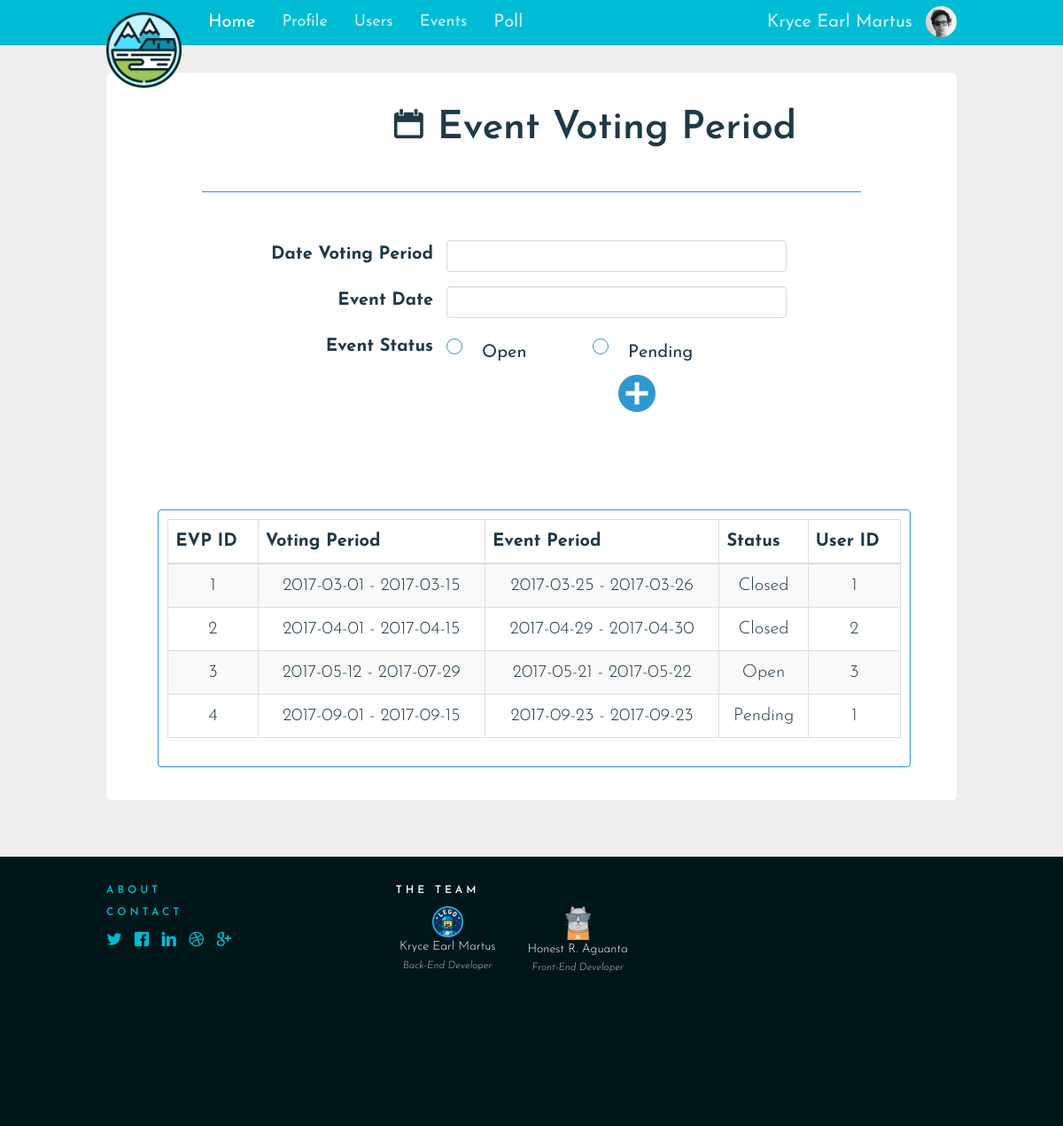
The page /eventVotingPeriod.php (signed in) on the database as committed earlier.
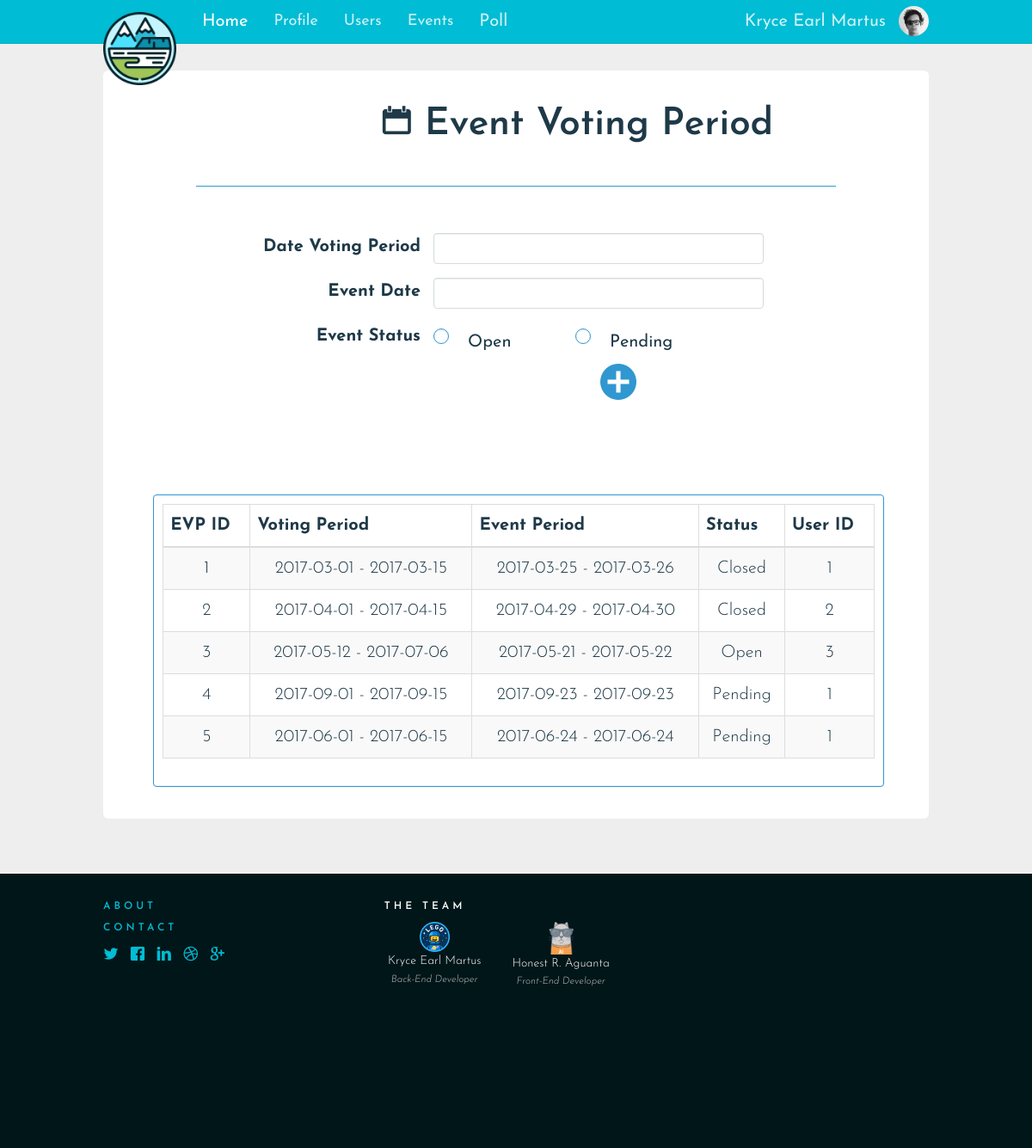
The same page on the database as committed later.
### tables this page shows
CREATE TABLE `users` (
  `id` int(10) NOT NULL AUTO_INCREMENT COMMENT 'User ID',
  `user_type_id` int(10) DEFAULT NULL,
  `status_id` int(10) DEFAULT NULL,
  `first_name` varchar(255) DEFAULT NULL,
  `username` varchar(255) DEFAULT NULL,
  `password` varchar(255) DEFAULT NULL,
  `last_name` varchar(255) DEFAULT NULL,
  `middle_name` varchar(255) DEFAULT NULL,
  `profile_picture` text,
  PRIMARY KEY (`id`),
  KEY `user_type_id` (`user_type_id`),
  KEY `status_id` (`status_id`),
  CONSTRAINT `users_ibfk_1` FOREIGN KEY (`user_type_id`) REFERENCES `user_type` (`user_type_id`),
  CONSTRAINT `users_ibfk_2` FOREIGN KEY (`status_id`) REFERENCES `user_status` (`status_id`)
);

CREATE TABLE `event_voting_period` (
  `evp_id` int(10) NOT NULL AUTO_INCREMENT,
  `user_id` int(10) DEFAULT NULL,
  `event_status_id` int(10) DEFAULT NULL,
  `start_date` date DEFAULT NULL,
  `end_date` date DEFAULT NULL,
  `start_event_date` date DEFAULT NULL,
  `end_event_date` date DEFAULT NULL,
  PRIMARY KEY (`evp_id`),
  KEY `user_id` (`user_id`),
  KEY `event_status_id` (`event_status_id`),
  CONSTRAINT `event_voting_period_ibfk_1` FOREIGN KEY (`user_id`) REFERENCES `users` (`id`),
  CONSTRAINT `event_voting_period_ibfk_2` FOREIGN KEY (`event_status_id`) REFERENCES `event_status` (`event_status_id`)
);

CREATE TABLE `event_status` (
  `event_status_id` int(10) NOT NULL AUTO_INCREMENT,
  `description` varchar(255) DEFAULT NULL,
  PRIMARY KEY (`event_status_id`)
);

### eventVotingPeriod.php (called while the page is built, shortened)
<?php
include('session.php');
include('views/menubar/evp.php')
?>

### session.php (called while the page is built, shortened)
 <?php
if(!empty($_SESSION['user_id']))
{
$user_type=$_SESSION['user_type_id'];
include('class/userClass.php');
}
?>

### class/userClass.php (called while the page is built, shortened)
<?php
class userClass
{
  public function getUser($id)
  {
   try {
    $db = getDB();
    $st = $db->prepare("SELECT * FROM users WHERE id=:id");
    $st->bindParam("id", $id,PDO::PARAM_STR);
    $st->execute();
    $count=$st->rowCount();
    if($count)
    {
      $data = $st->fetch();
      return $data;
    }
    else
      return false;
  } catch (PDOException $e) {
  }
}
}
?>

### class/eventPeriodClass.php (called while the page is built, shortened)
<?php
class eventPeriodClass
{
	public function getAllEventPeriod()
	{
		try {
			$db = getDB();
			$st = $db->prepare("SELECT evp_id, user_id, event_status.`event_status_id`, start_date, end_date, start_event_date, end_event_date, description
				FROM event_voting_period, event_status
				WHERE event_voting_period.`event_status_id` = event_status.`event_status_id`");
			$st->execute();
			$data=$st->fetchAll();
		} catch (PDOException $e) {
		}
		return $data;
	}
}
?>

### views/menubar/evp.php (the view, shortened to what this page needs)
<?php
require_once 'views/layouts/header.php';
require_once 'views/layouts/nav.php';
include('class/eventPeriodClass.php');
$EVPClass = new eventPeriodClass();
$EVPs = $EVPClass->getAllEventPeriod();
?>
<div class="container">
	<br>
	<form method="post" class="form-horizontal" role="form">
		<h2 style="font-size: 44px;"><span class="icon icon-calendar"></span> Event Voting Period</h2>
		<hr width="85%" style="border-color:#3097d1;">
		<br>
		<div class="form-group">
			<label class="col-md-3" style="display: inline-flex; justify-content: flex-end;">Date Voting Period</label>
			<div class="col-md-3" style="padding: 0;">
				<input type="text" name="datefilter" class="form-control" style="padding: 0; text-align: center;" />
			</div>
	</div>
	<div class="form-group">
		<label class="col-md-3" style="display: inline-flex; justify-content: flex-end;">Event Date</label>
		<div class="col-md-3" style="padding: 0;">
			<input type="text" name="eventDate" class="form-control" style="padding: 0; text-align: center;" />
		</div>
	</div>
	<div class="form-group">
		<label class="col-md-3" style="display: inline-flex; justify-content: flex-end;">Event Status</label>
		<div class="row">
			<div class="radio custom-control custom-radio col-md-2">
				<label>
					<span class="custom-control-indicator" style="border-color:#3097d1;"></span>Open
				</label>
			</div>
			<div class="radio custom-control custom-radio col-md-2">
				<label>
					<span class="custom-control-indicator" style="border-color:#3097d1;"></span>
					Pending
				</label>
			</div>
			<button type="submit" name="registerEVP" class="btn btn-info icon icon-circle-with-plus "
			style="float: right; padding: 0; margin-right: 350px;  font-size: 50px; background-color: white;
			color:#3097d1; border-color: white;">
		</button>
		</div>
	</div>
	<br>
	<br>
	<div class="row">
		<div class="col-sm-11 col-sm-offset-1" style="margin-left: 4.5%;>
			<div class="imaginary_container">
				<div class="panel panel-primary">
					<div class="panel-body" style="padding: 0.5em;">
						<table id="votingPeriod" class="table table-striped table-bordered dt-responsive nowrap" cellspacing="0" width="100%">
							<thead>
								<tr>
									<th>EVP ID</th>
									<th>Voting Period</th>
									<th>Event Period</th>
									<th>Status</th>
									<th>User ID</th>
								</tr>
							</thead>
							<tbody>
								<tr>
								<?php
										foreach($EVPs as $EVP)
										{?>
									<td align="center"> <?php echo $EVP['evp_id'] ?></td>
									<td align="center"> <?php echo $EVP['start_date'] . ' - ' . $EVP['end_date'] ?></td>
									<td align="center"> <?php  echo $EVP['start_event_date'] . ' - ' . $EVP['end_event_date'] ?></td>
									<td align="center"> <?php echo $EVP['description'] ?></td>
									<td align="center"> <?php echo $EVP['user_id'] ?></td>
								</tr>
								<?php  } ?>
							</tbody>
						</table>
					</div>
				</div>
			</div>
		</div>
	</div>
<br><br>
<?php
require_once 'views/layouts/footer.php';
?>

### views/layouts/header.php (shortened to what this page needs)
<!DOCTYPE html>
<html lang="en">
<head>
  <link rel="stylesheet" href="https://maxcdn.bootstrapcdn.com/font-awesome/4.6.1/css/font-awesome.min.css">
  <link rel="stylesheet" href="https://cdnjs.cloudflare.com/ajax/libs/font-awesome/4.7.0/css/
  font-awesome.min.css">
	<link href="assets/css/toolkit.css" rel="stylesheet">
  <link rel="stylesheet" href="assets/css/todolist.css">
  <link rel="stylesheet" href="sample/sample.css">
  <link rel="stylesheet" href="https://cdn.datatables.net/1.10.14/css/jquery.dataTables.min.css">
  <link href="assets/css/custom.css" rel="stylesheet">
  <link href="assets/css/application.css" rel="stylesheet">
    <link rel="stylesheet" href="assets/css/admin.css">
      <link rel="stylesheet" href="assets/css/polls.css">
  <link rel="stylesheet" href="assets/src/bootstrap-tagsinput.css">
  <link rel="stylesheet" type="text/css" href="//cdn.jsdelivr.net/bootstrap.daterangepicker/2/daterangepicker.css" />
</head>
<body class="with-top-navbar">

### views/layouts/nav.php (shortened to what this page needs)
<?php
	$uname = $userClass->getUser($session_uid);
	$nav_picture=$userClass->getUser($session_uid)["profile_picture"];
?>
<nav class="navbar navbar-inverse navbar-fixed-top app-navbar">
	<div class="container">
		<div class="navbar-header">
			<a class="navbar-brand" href="index.php">
				<img class="brand" src="assets/img/mountain1.png" alt="logo">
			</a>
		</div>
		<div class="navbar-collapse collapse" id="navbar-collapse-main">
			<ul class="nav navbar-nav hidden-xs">
				<li class="active">
					<a href="home.php">Home</a>
				</li>
				<li class="dropdown">
         		   <a class="dropbtn" href="Profile.php">Profile</a>
        		</li>
        		<?php if($user_type==1)
        		{?>
				<li class="dropdown">
         		   <a class="dropbtn" href="users.php">Users</a>
        		</li>
				<li class="dropdown">
					<a class="dropbtn" href="Events.php">Events</a>
				</li>
				<?php } ?>
				<li>
					<a href="eventPoll.php">Poll</a>
				</li>
			</ul>
			<ul class="nav navbar-nav navbar-right m-r-0 hidden-xs">
				<li >
					<a href="Profile.php"><?php echo $uname['first_name'] . " " .$uname['last_name']?></a>
				</li>
				<li>
					<button class="btn btn-default navbar-btn navbar-btn-avitar" data-toggle="popover">
						<img class="img-circle" src="assets/img/users/<?php echo $nav_picture ?>">
					</button>
				</li>
			</ul>
		</div>
	</div>
</nav>

### views/layouts/footer.php (shortened to what this page needs)
  <footer class="footer" >
    <div class="container">
      <div class="row">
          <div class="col-md-6">
            <a href="#" style="text-decoration: none;"><h5 class="title">About</h5></a>
            <a href="#" style="text-decoration: none;"><h5 class="title">Contact</h5></a>
            <a href=""><span class="icon icon-twitter"></span></a> &nbsp;
            <a href=""><span class="icon icon-facebook"></span></a> &nbsp;
            <a href=""><span class="icon icon-linkedin"></span></a> &nbsp;
            <a href=""><span class="icon icon-dribbble"></span></a> &nbsp;
            <a href=""><span class="icon icon-google-plus"></span></a>
          </div>
          <div class="col-md-6">
            <h5 class="title">the team</h5>
              <div class="row">
                <div class="col-md-3">
                  <a href="https://github.com/kemezike">
                    <img src="assets/img/team1.png" style="width: 30%;">
                  </a>
                  <p style="margin:0;">Kryce Earl Martus</p>
                  <p style="color:silver; font-size:smaller;">
                    <i>Back-End Developer</i>
                  </p>
                </div>
                <div class="col-md-3">
                  <a href="https://be-honest.github.io/portfolio/">
                    <img src="assets/img/cat.png" style="width: 25%;">
                  </a>
                  <p style="margin:0;">Honest R. Aguanta</p>
                  <p style="color:silver; font-size:smaller;">
                    <i>Front-End Developer</i>
                  </p>
                </div>
              </div>
           </div>
          <div class="col-md-6">
          </div>
    </div>
  </footer>
</body>
</html>

### assets/css/todolist.css (style rules this page uses)
body { margin: 0; min-width: 250px; }
* { box-sizing: border-box; }
input { border: none; width: 75%; padding: 10px; float: left; font-size: 16px; }

### assets/css/custom.css (style rules this page uses)
html { height: 100%; }
body { font-family: 'Josefin Sans', sans-serif; font-size: 20px; }
.btn { font-size: 18px; }
a { color: #00BCD4; }
.app-navvar, .form-control:focus, { color: #000; background-color: #fff; box-shadow: none; border-color: #00BCD4; }
.form-control { font-size: 16px; }
.navbar-inverse { background-color: #00BCD4!important; border-color: #00ACC1 !important; }
.dropbtn { background-color: #00BCD4; color: white; padding: 16px; font-size: 18px; border: none; cursor: pointer; }
.dropdown { position: relative; display: inline-block; }
hr { width: 80%; }
.footer { position: absolute; display: block; width: 100%; height: 24%; background-color: rgb(1, 22, 25); color: #fff; font-size: 14px; }
.footer .container { margin-top: 20px; }
footer .title { text-transform: uppercase; font-size: 12px; letter-spacing: 4px; }
.col-md-6 { width: 33%; }
.col-md-3 { width: 45%; text-align: center; }
.form-group .col-md-3 { width: 40%; }
.col-md-6 .icon { font-size: 18px; }

### assets/css/application.css (style rules this page uses)
.app-navbar { font-weight: 400; -webkit-font-smoothing: antialiased; }
.app-navbar .navbar-brand img { width: 85px; }
.app-navbar .navbar-collapse { max-height: inherit; }
.app-navbar .navbar-collapse:after { height: 100vh; }
@media (min-width: 768px) { .app-navbar .navbar-collapse:after { height: auto; } }

### assets/css/admin.css (style rules this page uses)
body { background-color: #eee; }
*[role="form"] { max-width: 1000px; padding: 15px; margin: 0 auto; background-color: #fff; border-radius: 0.3em; }
*[role="form"] h2 { margin-left: 7em; margin-bottom: 1em; }
.btn-primary, .btn-info { font-size: 18px; }

### assets/css/polls.css (style rules this page uses)
body { background-color: #eee; }
*[role="form"] { max-width: 1000px; padding: 15px; margin: 0 auto; background-color: #fff; border-radius: 0.3em; }

Rows that differ between the two databases and show on the page:
changed event_voting_period "Open": end_date "2017-07-29" → "2017-07-06"
added event_voting_period: evp_id "5", start_date "2017-06-01", end_date "2017-06-15", start_event_date "2017-06-24", end_event_date "2017-06-24", event_status.description "Pending", user "1"
